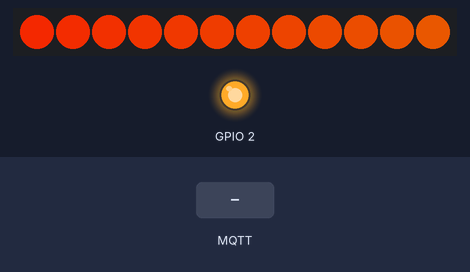
Bench run of a sketch on a simulated ESP8266 (NodeMCU). Parts: 12 RGB LEDs in strip order, left to right, output pins drawn as LEDs (lit = HIGH, except the on-board LED, lit = LOW). Inputs (shaded band) come from the test bench. Dim RGB values are drawn brighter than linear; WiFi joins after 1.5 s; servers stay silent unless stated; random numbers use the default seed unless the sketch sets one; no MQTT or app messages arrive unless stated; what the sketch prints to the serial monitor is not drawn.

Above: at 2.7 s.
2.8 s: MQTT message "0" arrives on the first subscribed topic
At 3.31 s:
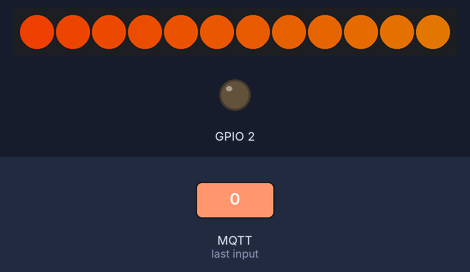
4.5 s: MQTT message "1" arrives on the first subscribed topic
At 4.62 s:
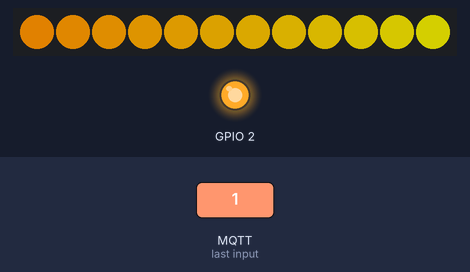
6.3 s: MQTT message "on" arrives on the first subscribed topic
At 6.43 s:
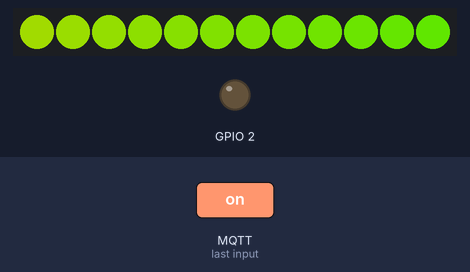
Timing chart, 0 to 9.3 s (numbered marks = the images above; inputs shaded):
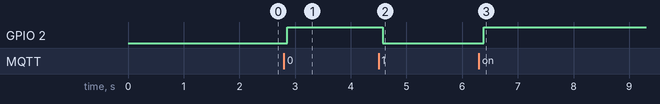

The sketch:

main.ino
```cpp
#include <PubSubClient.h>
#include <ESP8266WiFi.h>
#include <Adafruit_NeoPixel.h>

#define PIN 13

const char *mqtt_server = "192.168.1.107";
long lastMsg = 0;

WiFiClient espClient;
PubSubClient client(espClient);

Adafruit_NeoPixel strip = Adafruit_NeoPixel(12, PIN, NEO_GRB + NEO_KHZ800);

void reconnect()
{
  // Loop until we're reconnected
  while (!client.connected())
  {
    Serial.print("Attempting MQTT connection...");
    // Create a random client ID
    String clientId = "ESP8266Client-";
    clientId += String(random(0xffff), HEX);
    // Attempt to connect
    if (client.connect(clientId.c_str()))
    {
      Serial.println("connected");
      /* Add all subs here */
      client.subscribe("LED");
    }
    else
    {
      Serial.print("failed, rc=");
      Serial.print(client.state());
      Serial.println(", trying again in 5 seconds");
      // Wait 5 seconds before retrying
      delay(5000);
    }
  }
}

void callback(char *topic, byte *payload, unsigned int length)
{
  Serial.print("Message arrived with topic ");
  Serial.print(topic);
  Serial.print(":");
  for (int i = 0; i < length; i++)
  {
    Serial.print((char)payload[i]);
  }
  Serial.println();

  // Switch on the LED if an 1 was received as first character
  if ((char)payload[0] == '1')
  {
    digitalWrite(BUILTIN_LED, LOW); // Turn the LED on (Note that LOW is the voltage level
    // but actually the LED is on; this is because
    // it is acive low on the ESP-01)
  }
  else
  {
    digitalWrite(BUILTIN_LED, HIGH); // Turn the LED off by making the voltage HIGH
  }
}

void setup()
{
  pinMode(BUILTIN_LED, OUTPUT);
  Serial.begin(115200);
  Serial.println();

  WiFi.begin("Megaton", "Thepowerofatom!");

  Serial.print("Connecting");
  while (WiFi.status() != WL_CONNECTED)
  {
    delay(500);
    Serial.print(".");
  }
  Serial.println();

  Serial.print("Connected, IP address: ");
  Serial.println(WiFi.localIP());

  client.setServer(mqtt_server, 1883);
  client.setCallback(callback);
  strip.begin();
  strip.show(); // Initialize all pixels to 'off'
}

uint16_t i, j;

void loop()
{
  if (!client.connected())
  {
    reconnect();
  }
  client.loop();

  rainbow(100);

  long now = millis();
  if (now - lastMsg > 5000)
  {
    lastMsg = now;
    // place timed events and stuff here!
  }
}

void rainbow(uint8_t wait)
{
  j++;
  if (j > 255)
  {
    j = 0;
  }
  for (i = 0; i < strip.numPixels(); i++)
  {
    strip.setPixelColor(i, Wheel((i + j) & 255));
  }
  strip.show();
  delay(wait);
}

// Input a value 0 to 255 to get a color value.
// The colours are a transition r - g - b - back to r.
uint32_t Wheel(byte WheelPos)
{
  WheelPos = 255 - WheelPos;
  if (WheelPos < 85)
  {
    return strip.Color(255 - WheelPos * 3, 0, WheelPos * 3);
  }
  if (WheelPos < 170)
  {
    WheelPos -= 85;
    return strip.Color(0, WheelPos * 3, 255 - WheelPos * 3);
  }
  WheelPos -= 170;
  return strip.Color(WheelPos * 3, 255 - WheelPos * 3, 0);
}
```

Measured:
- after the input at 2.8 s, GPIO 2: LOW → HIGH after 0.06 s
- after the input at 4.5 s, GPIO 2: HIGH → LOW after 0.07 s
- after the input at 6.3 s, GPIO 2: LOW → HIGH after 0.09 s
